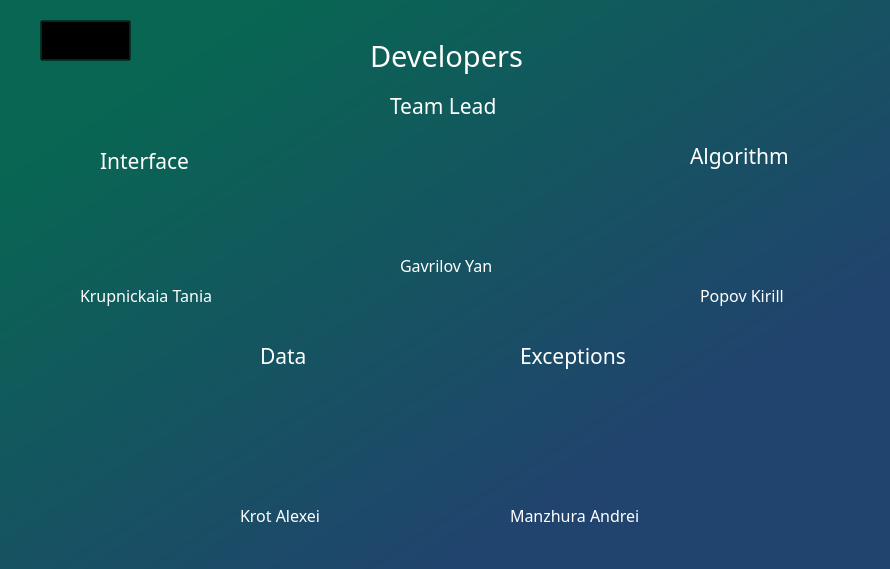
<?xml version="1.0" encoding="UTF-8"?>
<ui version="4.0">
 <class>Developers</class>
 <widget class="QWidget" name="Developers">
  <property name="geometry">
   <rect>
    <x>0</x>
    <y>0</y>
    <width>890</width>
    <height>569</height>
   </rect>
  </property>
  <property name="windowTitle">
   <string>Developers</string>
  </property>
  <property name="styleSheet">
   <string notr="true">background-color: qlineargradient(spread:repeat, x1:0, y1:0, x2:1, y2:1, stop:0.151685 rgba(8, 102, 82, 255), stop:0.747191 rgba(32, 68, 109, 255));</string>
  </property>
  <widget class="QLabel" name="label">
   <property name="geometry">
    <rect>
     <x>370</x>
     <y>30</y>
     <width>161</width>
     <height>51</height>
    </rect>
   </property>
   <property name="font">
    <font>
     <family>Jokerman</family>
     <pointsize>22</pointsize>
    </font>
   </property>
   <property name="styleSheet">
    <string notr="true">background-color: rgb(0, 0, 0,0);
color: rgb(255, 255, 255);</string>
   </property>
   <property name="text">
    <string>Developers</string>
   </property>
  </widget>
  <widget class="QLabel" name="label_2">
   <property name="geometry">
    <rect>
     <x>390</x>
     <y>90</y>
     <width>111</width>
     <height>31</height>
    </rect>
   </property>
   <property name="font">
    <font>
     <family>Jokerman</family>
     <pointsize>16</pointsize>
    </font>
   </property>
   <property name="styleSheet">
    <string notr="true">color: rgb(255, 255, 255);
background-color: rgb(0,0,0,0);</string>
   </property>
   <property name="text">
    <string>Team Lead</string>
   </property>
  </widget>
  <widget class="QLabel" name="label_3">
   <property name="geometry">
    <rect>
     <x>400</x>
     <y>250</y>
     <width>111</width>
     <height>31</height>
    </rect>
   </property>
   <property name="font">
    <font>
     <family>Jokerman</family>
     <pointsize>12</pointsize>
    </font>
   </property>
   <property name="styleSheet">
    <string notr="true">color: rgb(255, 255, 255);
background-color: rgb(0,0,0,0);</string>
   </property>
   <property name="text">
    <string>Gavrilov Yan</string>
   </property>
  </widget>
  <widget class="QLabel" name="label_4">
   <property name="geometry">
    <rect>
     <x>100</x>
     <y>140</y>
     <width>101</width>
     <height>41</height>
    </rect>
   </property>
   <property name="font">
    <font>
     <family>Jokerman</family>
     <pointsize>16</pointsize>
    </font>
   </property>
   <property name="styleSheet">
    <string notr="true">color: rgb(255, 255, 255);
background-color: rgb(0,0,0,0);</string>
   </property>
   <property name="text">
    <string>Interface</string>
   </property>
  </widget>
  <widget class="QLabel" name="label_5">
   <property name="geometry">
    <rect>
     <x>80</x>
     <y>280</y>
     <width>151</width>
     <height>31</height>
    </rect>
   </property>
   <property name="font">
    <font>
     <family>Jokerman</family>
     <pointsize>12</pointsize>
    </font>
   </property>
   <property name="styleSheet">
    <string notr="true">color: rgb(255, 255, 255);background-color: rgb(0,0,0,0);</string>
   </property>
   <property name="text">
    <string>Krupnickaia Tania</string>
   </property>
  </widget>
  <widget class="QLabel" name="label_6">
   <property name="geometry">
    <rect>
     <x>260</x>
     <y>340</y>
     <width>51</width>
     <height>31</height>
    </rect>
   </property>
   <property name="font">
    <font>
     <family>Jokerman</family>
     <pointsize>16</pointsize>
    </font>
   </property>
   <property name="styleSheet">
    <string notr="true">background-color: rgb(0,0,0,0);
color: rgb(255, 255, 255);</string>
   </property>
   <property name="text">
    <string>Data </string>
   </property>
  </widget>
  <widget class="QLabel" name="label_7">
   <property name="geometry">
    <rect>
     <x>700</x>
     <y>280</y>
     <width>101</width>
     <height>31</height>
    </rect>
   </property>
   <property name="font">
    <font>
     <family>Jokerman</family>
     <pointsize>12</pointsize>
    </font>
   </property>
   <property name="styleSheet">
    <string notr="true">background-color: rgb(0,0,0,0);
color: rgb(255, 255, 255);</string>
   </property>
   <property name="text">
    <string>Popov Kirill</string>
   </property>
  </widget>
  <widget class="QLabel" name="label_8">
   <property name="geometry">
    <rect>
     <x>690</x>
     <y>140</y>
     <width>121</width>
     <height>31</height>
    </rect>
   </property>
   <property name="font">
    <font>
     <family>Jokerman</family>
     <pointsize>16</pointsize>
    </font>
   </property>
   <property name="styleSheet">
    <string notr="true">background-color: rgb(0,0,0,0);
color: rgb(255, 255, 255);</string>
   </property>
   <property name="text">
    <string>Algorithm</string>
   </property>
  </widget>
  <widget class="QLabel" name="label_9">
   <property name="geometry">
    <rect>
     <x>240</x>
     <y>500</y>
     <width>91</width>
     <height>31</height>
    </rect>
   </property>
   <property name="font">
    <font>
     <family>Jokerman</family>
     <pointsize>12</pointsize>
    </font>
   </property>
   <property name="styleSheet">
    <string notr="true">background-color: rgb(0,0,0,0);
color: rgb(255, 255, 255);</string>
   </property>
   <property name="text">
    <string>Krot Alexei</string>
   </property>
  </widget>
  <widget class="QLabel" name="label_10">
   <property name="geometry">
    <rect>
     <x>520</x>
     <y>340</y>
     <width>111</width>
     <height>31</height>
    </rect>
   </property>
   <property name="font">
    <font>
     <family>Jokerman</family>
     <pointsize>16</pointsize>
    </font>
   </property>
   <property name="styleSheet">
    <string notr="true">background-color: rgb(0,0,0,0);
color: rgb(255, 255, 255);</string>
   </property>
   <property name="text">
    <string>Exceptions</string>
   </property>
  </widget>
  <widget class="QLabel" name="label_11">
   <property name="geometry">
    <rect>
     <x>510</x>
     <y>500</y>
     <width>141</width>
     <height>31</height>
    </rect>
   </property>
   <property name="font">
    <font>
     <family>Jokerman</family>
     <pointsize>12</pointsize>
    </font>
   </property>
   <property name="styleSheet">
    <string notr="true">background-color: rgb(0,0,0,0);
color: rgb(255, 255, 255);</string>
   </property>
   <property name="text">
    <string>Manzhura Andrei</string>
   </property>
  </widget>
  <widget class="QLabel" name="label_12">
   <property name="geometry">
    <rect>
     <x>380</x>
     <y>130</y>
     <width>131</width>
     <height>111</height>
    </rect>
   </property>
   <property name="styleSheet">
    <string notr="true">background-color: rgb(0,0,0,0);</string>
   </property>
   <property name="text">
    <string/>
   </property>
  </widget>
  <widget class="QLabel" name="label_13">
   <property name="geometry">
    <rect>
     <x>80</x>
     <y>180</y>
     <width>141</width>
     <height>101</height>
    </rect>
   </property>
   <property name="styleSheet">
    <string notr="true">background-color: rgb(0,0,0,0);</string>
   </property>
   <property name="text">
    <string/>
   </property>
  </widget>
  <widget class="QLabel" name="label_14">
   <property name="geometry">
    <rect>
     <x>520</x>
     <y>380</y>
     <width>161</width>
     <height>121</height>
    </rect>
   </property>
   <property name="styleSheet">
    <string notr="true">background-color: rgb(0,0,0,0);</string>
   </property>
   <property name="text">
    <string/>
   </property>
  </widget>
  <widget class="QLabel" name="label_15">
   <property name="geometry">
    <rect>
     <x>220</x>
     <y>370</y>
     <width>141</width>
     <height>131</height>
    </rect>
   </property>
   <property name="styleSheet">
    <string notr="true">background-color: rgb(0,0,0,0);
</string>
   </property>
   <property name="text">
    <string/>
   </property>
  </widget>
  <widget class="QLabel" name="label_16">
   <property name="geometry">
    <rect>
     <x>680</x>
     <y>180</y>
     <width>131</width>
     <height>101</height>
    </rect>
   </property>
   <property name="styleSheet">
    <string notr="true">background-color: rgb(0,0,0,0);</string>
   </property>
   <property name="text">
    <string/>
   </property>
  </widget>
  <widget class="QLabel" name="label_17">
   <property name="geometry">
    <rect>
     <x>30</x>
     <y>20</y>
     <width>121</width>
     <height>41</height>
    </rect>
   </property>
   <property name="styleSheet">
    <string notr="true">background-color: rgb(0,0,0,0);</string>
   </property>
   <property name="text">
    <string/>
   </property>
  </widget>
  <widget class="QPushButton" name="pushButton">
   <property name="geometry">
    <rect>
     <x>40</x>
     <y>20</y>
     <width>91</width>
     <height>41</height>
    </rect>
   </property>
   <property name="cursor">
    <cursorShape>PointingHandCursor</cursorShape>
   </property>
   <property name="styleSheet">
    <string notr="true">background-color: transparent;</string>
   </property>
   <property name="text">
    <string/>
   </property>
  </widget>
  <widget class="QLabel" name="label_18">
   <property name="geometry">
    <rect>
     <x>190</x>
     <y>60</y>
     <width>121</width>
     <height>41</height>
    </rect>
   </property>
   <property name="styleSheet">
    <string notr="true">background-color: rgb(0,0,0,0);</string>
   </property>
   <property name="text">
    <string/>
   </property>
  </widget>
 </widget>
 <resources/>
 <connections/>
</ui>
